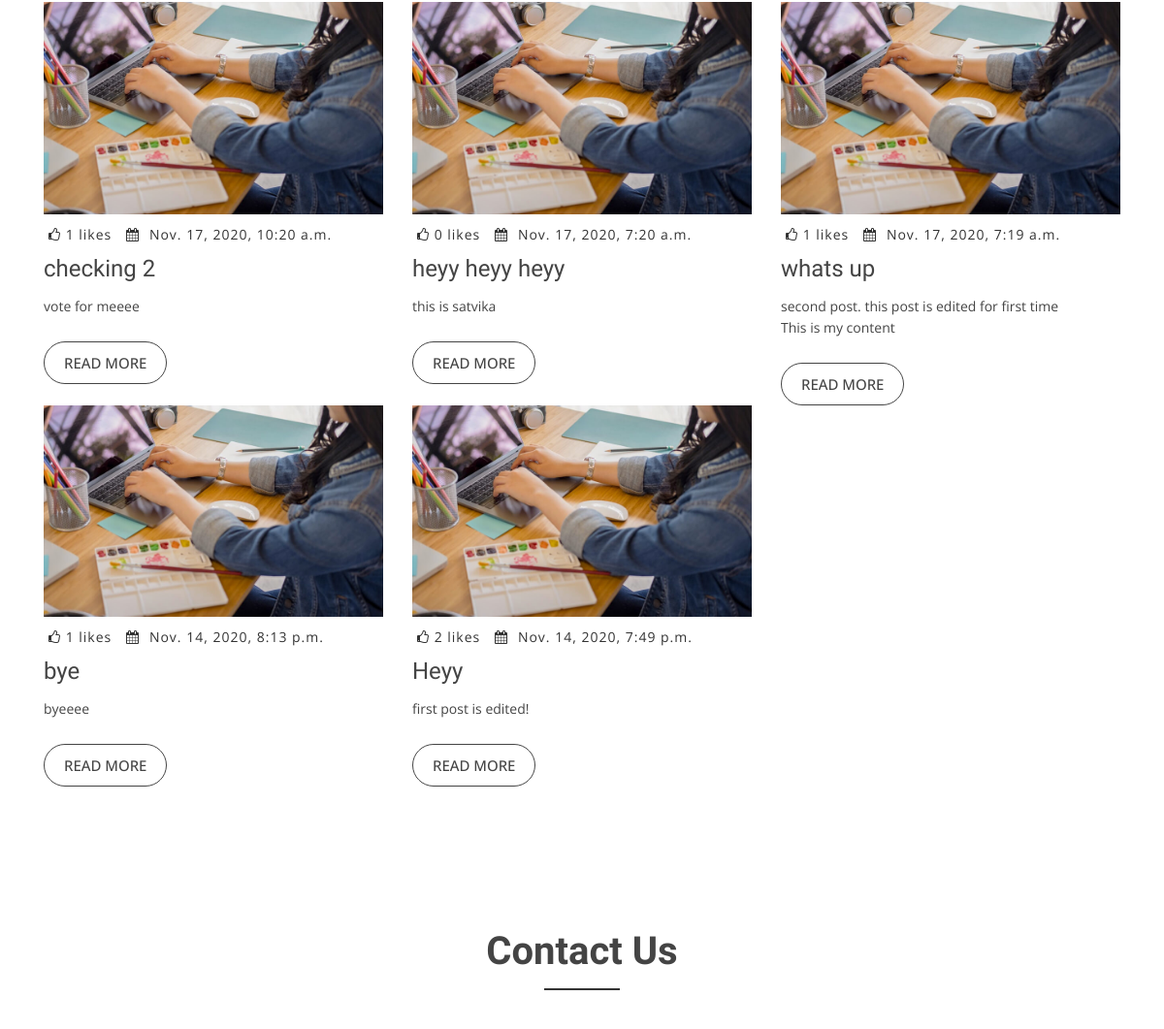
Before: / (middle part) with the older database file.
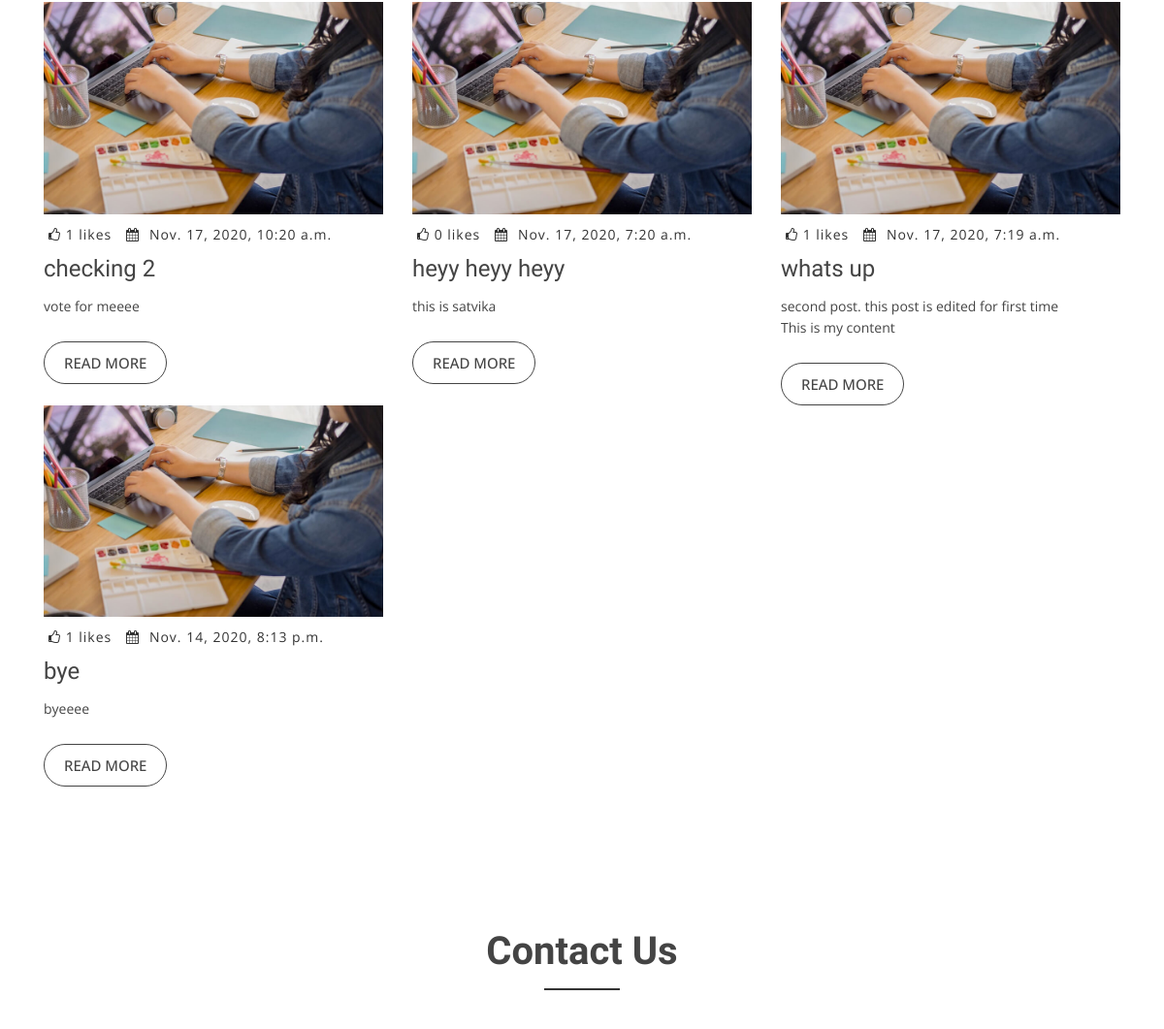
After: the same page with the newer database file.
### blog/models.py (models this page shows, shortened)
class Post(models.Model):
    author = models.ForeignKey(Account,on_delete=models.CASCADE)
    title = models.CharField(max_length=200)
    text = models.TextField()
    created_date = models.DateTimeField(default=timezone.now)
    published_date = models.DateTimeField(blank=True, null=True)
    liked = models.ManyToManyField(Account, default=None, blank=True, related_name='liked')

### blog/views.py (the view)
# urls.py: url(r'^$', views.post_list, name='post_list'),
def post_list(request):
    posts =  Post.objects.filter(published_date__lte=timezone.now()).order_by('-published_date')
    return render(request, 'blog/post_list.html', {'posts':posts})

### templates/blog/post_list.html (shortened to what the changed rows need)
<!DOCTYPE html>
{% load static %}
<html lang="en">
<head>
  <link href="{% static 'assets/vendor/bootstrap/css/bootstrap.min.css' %}" rel="stylesheet">
  <link href="{% static 'assets/vendor/icofont/icofont.min.css' %}" rel="stylesheet">
  <link href="{% static 'assets/vendor/animate.css/animate.min.css' %}" rel="stylesheet">
  <link href="{% static 'assets/vendor/font-awesome/css/font-awesome.min.css' %}" rel="stylesheet">
  <link href="{% static 'assets/vendor/nivo-slider/css/nivo-slider.css' %}" rel="stylesheet">
  <link href="{% static 'assets/vendor/owl.carousel/assets/owl.carousel.min.css' %}" rel="stylesheet">
  <link href="{% static 'assets/vendor/venobox/venobox.css' %}" rel="stylesheet">
  <link href="{% static 'assets/css/style.css' %}" rel="stylesheet">
</head>
<body data-spy="scroll" data-target="#navbar-example">
  {% if user.is_authenticated %}
  <main id="main">
    <div class="header-bg page-area">
      <div class="home-overly"></div>
      <div class="container">
        <div class="row">
          <div class="col-md-12 col-sm-12 col-xs-12">
            <div class="slider-content text-center">
              <div class="header-bottom">
                <div class="layer2 wow zoomIn" data-wow-duration="1s" data-wow-delay=".4s">
                  <h1 class="title2">My Blog</h1>
                </div>
                <div class="layer3 wow zoomInUp" data-wow-duration="2s" data-wow-delay="1s">
                  <h2 class="title3">Profesional Blog Page</h2>
                </div>
              </div>
            </div>
          </div>
        </div>
      </div>
    </div>
    {% for post in posts %}
    <div class="blog-page area-padding">
      <div class="container">
        <div class="col-md-8 col-sm-8 col-xs-12">
            <div class="row">
              <div class="col-md-12 col-sm-12 col-xs-12" style="margin-left: 150px">
                <div class="single-blog" >
                  <div class="single-blog-img">
                    <a href="{% url 'blog:post_detail' pk=post.pk %}">
                      <img src="{% static 'assets/img/blog/1.jpg' %}" alt="">
                    </a>
                  </div>
                  <div class="blog-meta">
                    <span class="comments-type">
                      <i class="fa fa-thumbs-o-up"></i>
                      <a href="#">{{ post.liked.all.count }} likes</a>
                    </span>
                    <span class="date-type">
                      <i class="fa fa-calendar"></i>{{ post.published_date}}
                    </span>
                  </div>
                  <div class="blog-text">
                    <h4>
                      <a href="{% url 'blog:post_detail' pk=post.pk %}">{{ post.title }}</a>
                    </h4>
                    <p>
                      {{ post.text|linebreaks }}
                    </p>
                  </div>
                  <span>
                    <a href="{% url 'blog:post_detail' pk=post.pk %}" class="ready-btn">Read more</a>
                  </span>
                </div>
              </div>
            </div>
          </div>
        </div>
      </div>
    </div>
	{% endfor %}
  </main>
  {% else %}
  <main id="main">
    <div id="team" class="our-team-area area-padding">
	<main id="main">
    <div id="blog" class="blog-area">
      <div class="blog-inner area-padding">
        <div class="container ">
          <div class="row">
            {% for post in posts %}
            <div class="col-md-4 col-sm-4 col-xs-12">
              <div class="single-blog">
                <div class="single-blog-img">
                  <a href="{% url 'blog:post_detail' pk=post.pk %}">
                    <img src="{% static 'assets/img/blog/3.jpg' %}" alt="">
                  </a>
                </div>
                <div class="blog-meta">
                  <span class="comments-type">
                    <i class="fa fa-thumbs-o-up"></i>
                    <a href="#">{{ post.liked.all.count }} likes</a>
                  </span>
                  <span class="date-type">
                    <i class="fa fa-calendar"></i>{{ post.published_date}}
                  </span>
                </div>
                <div class="blog-text">
                  <h4>
                    <a href="{% url 'blog:post_detail' pk=post.pk %}">{{ post.title }}</a>
                  </h4>
                  <p>
                    {{ post.text|linebreaks }}
                  </p>
                </div>
                <span>
                  <a href="{% url 'blog:post_detail' pk=post.pk %}" class="ready-btn">Read more</a>
                </span>
              </div>
            </div>
            {% endfor %}
           </div>
        </div>
      </div>
    </div>
	  </main>
    <div id="contact" class="contact-area">
		<div class="contact-inner area-padding">
		  <div class="container ">
			<div class="row">
			  <div class="col-md-12 col-sm-12 col-xs-12">
				<div class="section-headline text-center">
				  <h2>Contact us</h2>
				</div>
			  </div>
			</div>
		  </div>
		</div>
	  </div>
	</main>
  {% endif %}
</body>
</html>

Changed rows visible on the page:
removed Post: liked.all.count "2", published_date "Nov. 14, 2020, 7:49 p.m.", title "Heyy", text "first post is edited!"
